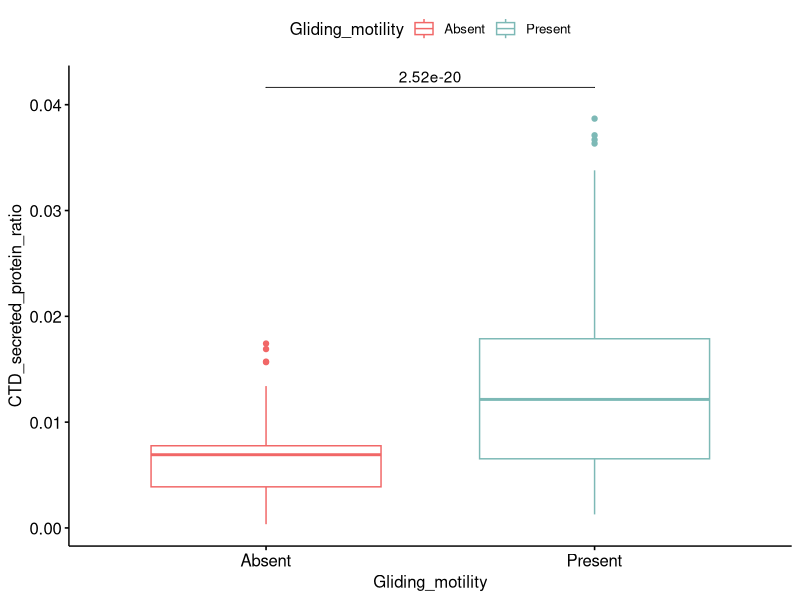
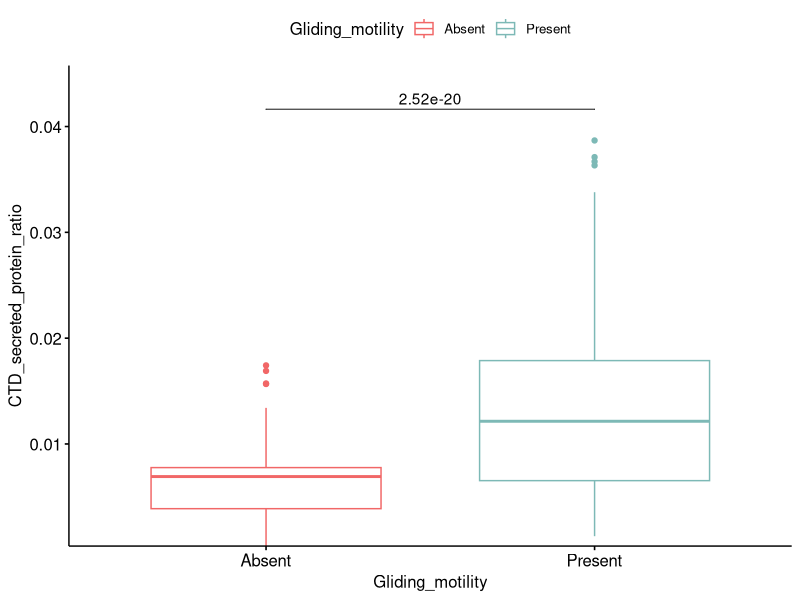
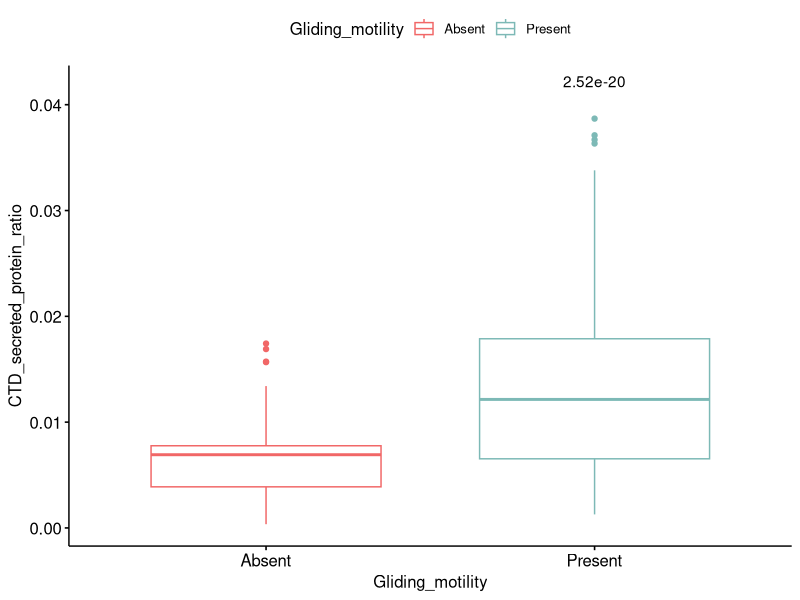
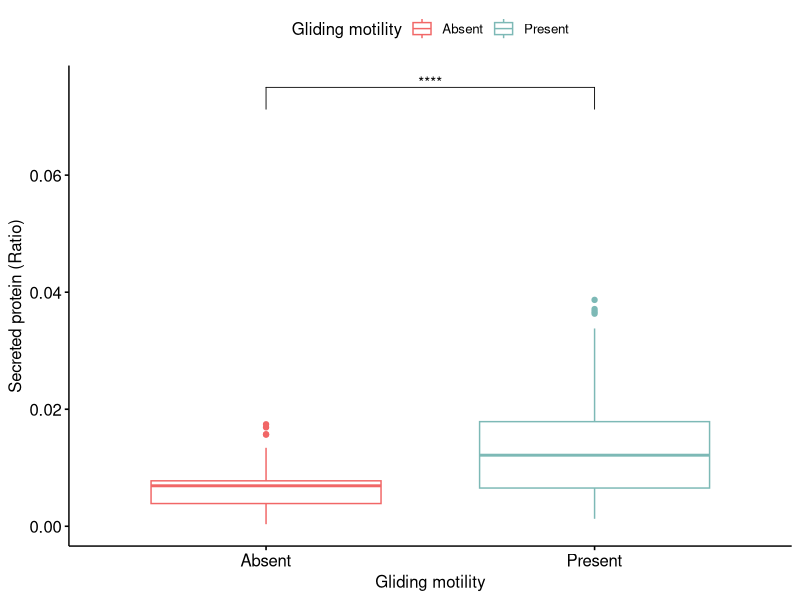

Write the R code that produced these figures, in order.
#library
library(dplyr)
library(ggplot2)
library(readr)
#library(ggsignif)
#library(dplyr)
library(ggpubr)
library(rstatix)
#reading the dataset
Bacteroidetes_402_sequence_length_CTD_statistics <- read_delim("Sequence_length_CTD_statistics_402.txt", 
                                                               delim = "\t", escape_double = FALSE, 
                                                               trim_ws = TRUE)

#Creation of a dataset for boxplot

data_boxplot <- Bacteroidetes_402_sequence_length_CTD_statistics[c('CTD_CDS','motility')]

#Renaming columns and values

data_boxplot <- plyr::rename(data_boxplot,c('motility'='Gliding_motility'))
data_boxplot <- plyr::rename(data_boxplot,c('CTD_CDS'='CTD_secreted_protein_ratio'))
data_boxplot$Gliding_motility[data_boxplot$Gliding_motility == 1] <- 'Present'
data_boxplot$Gliding_motility[data_boxplot$Gliding_motility == 0] <- 'Absent'
data_boxplot$Gliding_motility <- factor(data_boxplot$Gliding_motility, levels = c("Absent","Present"))

#---------------------------------------------------------


#statistical test (independent t-test)
stat.test <- data_boxplot %>%
  t_test(CTD_secreted_protein_ratio ~ Gliding_motility) %>%
  adjust_pvalue(method = "bonferroni") %>%
  add_significance("p.adj")
stat.test


# Create a box plot
bxp <- ggboxplot(
  data_boxplot, x = "Gliding_motility", y = "CTD_secreted_protein_ratio", 
  color = "Gliding_motility", palette = c("#F16767","#7DB9B6")
)

# Add p-values onto the box plots
stat.test <- stat.test %>%
  add_xy_position(x = "Gliding_motility", dodge = 0.8)
bxp + stat_pvalue_manual(
  stat.test,  label = "p", tip.length = 0
)

# Add 10% spaces between the p-value labels and the plot border
bxp + stat_pvalue_manual(
  stat.test,  label = "p", tip.length = 0
) +
  scale_y_continuous(expand = expansion(mult = c(0, 0.1)))

# Use adjusted p-values as labels
# Remove brackets
bxp + stat_pvalue_manual(
  stat.test,  label = "p.adj", tip.length = 0,
  remove.bracket = TRUE
)

# Show adjusted p-values and significance levels
# Hide ns (non-significant)
bxp + stat_pvalue_manual(
  stat.test,  label = "{p.adj.signif}",#"{p.adj}{p.adj.signif}", 
  tip.length = 0.05, hide.ns = TRUE, y.position = 0.075
) + labs(color='Gliding motility',x='Gliding motility',y='Secreted protein (Ratio)')

